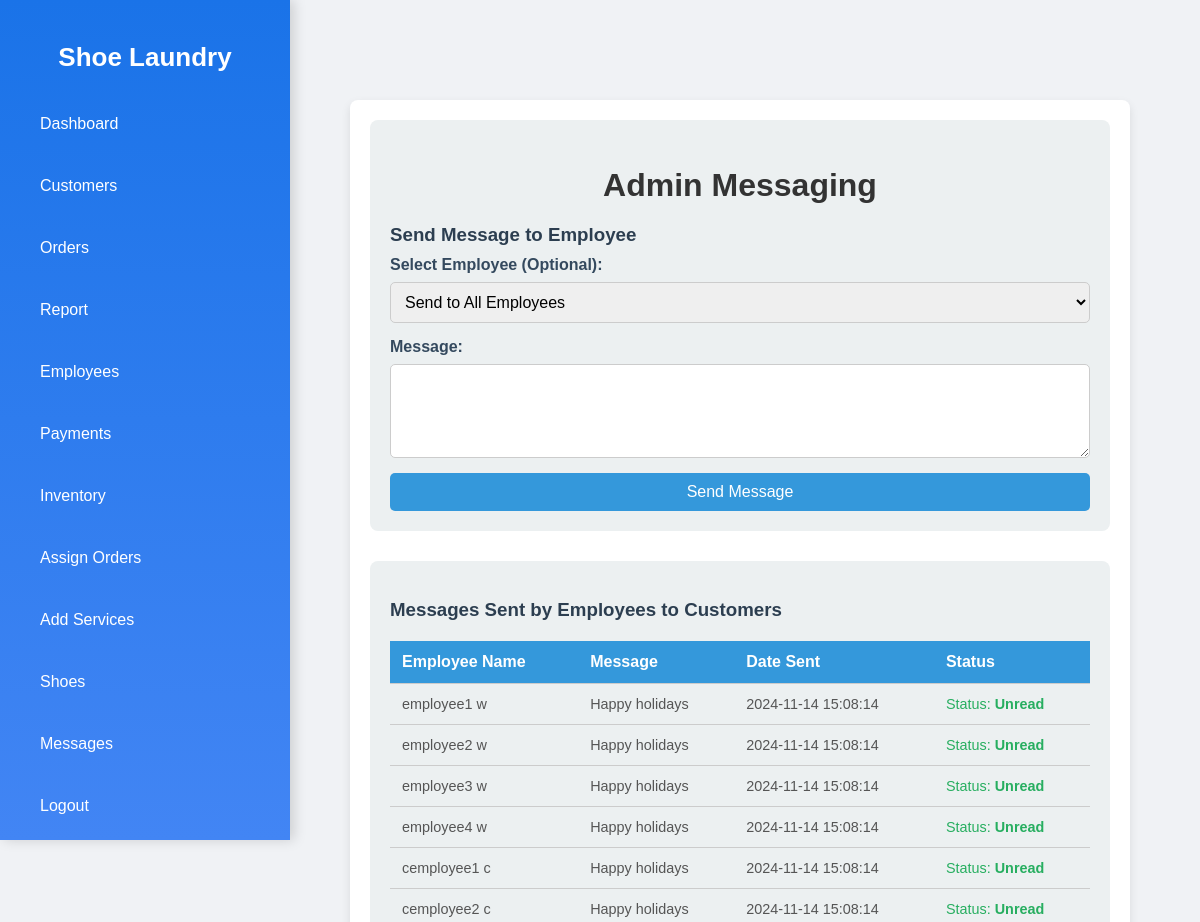
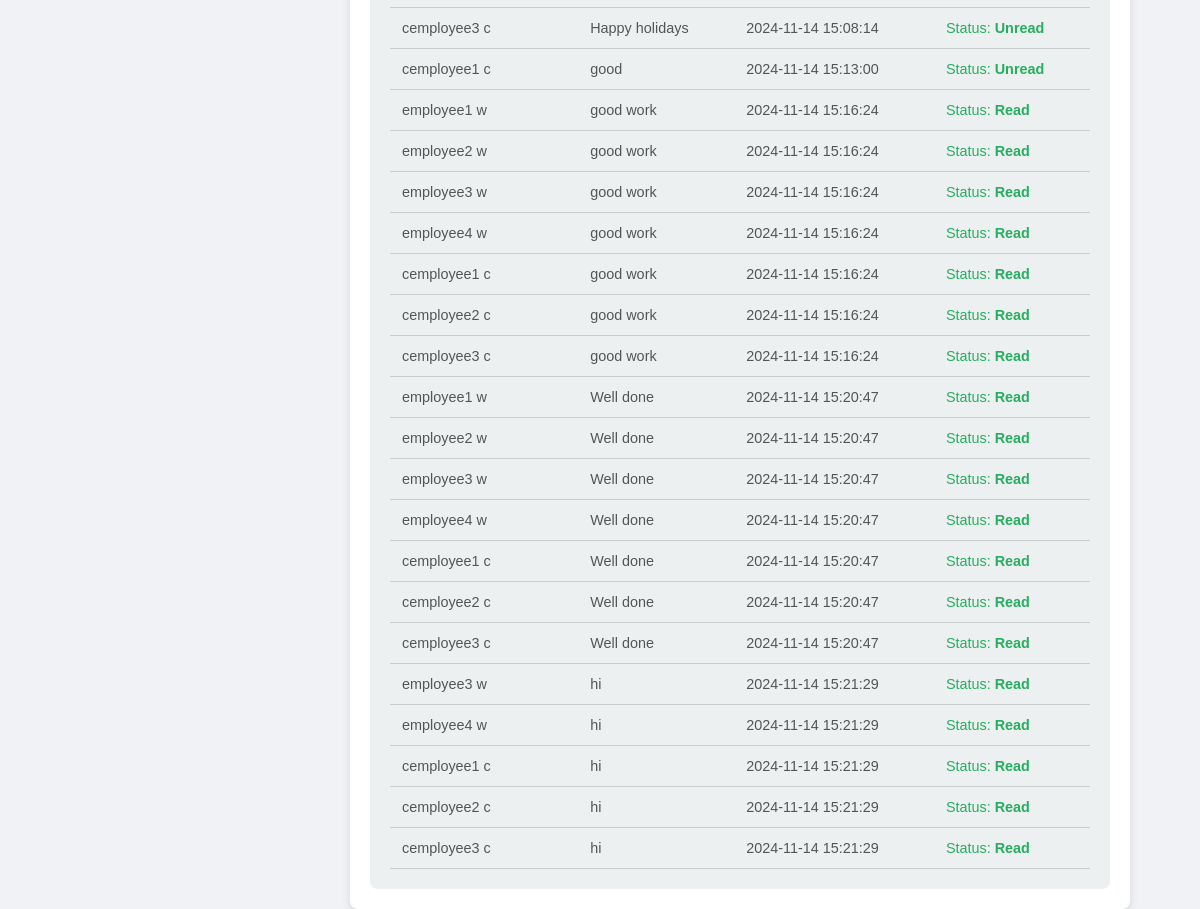
/message.php, run on the app's committed database (2 pictures, top to bottom).
### tables this page shows
CREATE TABLE `messages` (
  `id` int(11) NOT NULL,
  `employee_id` int(11) NOT NULL,
  `message` text NOT NULL,
  `status` int(11) NOT NULL,
  `date_sent` timestamp NOT NULL DEFAULT current_timestamp() ON UPDATE current_timestamp(),
  `recipient` enum('individual','all') NOT NULL DEFAULT 'individual'
);

CREATE TABLE `employees` (
  `employee_id` int(11) NOT NULL,
  `username` varchar(50) NOT NULL,
  `password` varchar(255) NOT NULL,
  `fname` varchar(100) NOT NULL,
  `lname` varchar(50) DEFAULT NULL,
  `phone` varchar(11) DEFAULT NULL,
  `status` enum('active','inactive') DEFAULT 'active',
  `department` varchar(50) DEFAULT NULL,
  `attendance` int(11) DEFAULT 0,
  `performance_score` decimal(5,2) DEFAULT 0.00,
  `created_at` timestamp NOT NULL DEFAULT current_timestamp(),
  `updated_at` timestamp NOT NULL DEFAULT current_timestamp() ON UPDATE current_timestamp(),
  `is_available` tinyint(1) DEFAULT 1
);

### message.php (the view, shortened to what this page needs)
<?php
require('db.php');
$employee_messages = $conn->query("SELECT m.id, e.fname, e.lname, m.message, m.date_sent, m.status
    FROM messages AS m
    JOIN employees AS e ON m.employee_id = e.employee_id
    WHERE m.status = 0 OR m.status = 1");
?>
<!DOCTYPE html>
<html lang="en">
<head>
    <link rel="stylesheet" href="msg.css">
</head>
<body>
         <div class="sidebar">
        <h2>Shoe Laundry</h2>
        <ul>
        <li><a href="dashboard.php" class="<?= $current_page == 'dashboard.php' ? 'active' : '' ?>">Dashboard</a></li>
        <li><a href="customers.php" class="<?= $current_page == 'customers.php' ? 'active' : '' ?>">Customers</a></li>
        <li><a href="admin_orders.php" class="<?= $current_page == 'admin_orders.php' ? 'active' : '' ?>">Orders</a></li>
        <li><a href="report.php" class="<?= $current_page == 'report.php' ? 'active' : '' ?>">Report</a></li>
        <li><a href="employees.php" class="<?= $current_page == 'employees.php' ? 'active' : '' ?>">Employees</a></li>
        <li><a href="payments.php" class="<?= $current_page == 'payments.php' ? 'active' : '' ?>">Payments</a></li>
        <li><a href="admin_inventory.php" class="<?= $current_page == 'admin_inventory.php' ? 'active' : '' ?>">Inventory</a></li>
        <li><a href="assign_orders.php" class="<?= $current_page == 'assign_orders.php' ? 'active' : '' ?>">Assign Orders</a></li>
        <li><a href="add_services.php" class="<?= $current_page == 'add_services.php' ? 'active' : '' ?>">Add Services</a></li>
        <li><a href="shoe.php" class="<?= $current_page == 'shoe.php' ? 'active' : '' ?>">Shoes</a></li>
        <li><a href="message.php" class="<?= $current_page == 'message.php' ? 'active' : '' ?>">Messages</a></li>
        <li><a href="logout.php">Logout</a></li>
        </ul>
    </div>
<div class="container">
    <section class="send-message">
    <header>
    <h2>Admin Messaging</h2>
    </header>
        <h3>Send Message to Employee</h3>
        <form method="POST">
            <label for="employee_id">Select Employee (Optional):</label>
            <select name="employee_id" id="employee_id">
                <option value="">Send to All Employees</option>
            </select>
            <label for="message">Message:</label>
            <textarea name="message" id="message" rows="4" required></textarea>
            <button type="submit" name="send_message">Send Message</button>
        </form>
    </section>
    <section class="view-messages">
        <h3>Messages Sent by Employees to Customers</h3>
        <table>
            <tr>
                <th>Employee Name</th>
                <th>Message</th>
                <th>Date Sent</th>
                <th>Status</th>
            </tr>
            <?php while ($row = $employee_messages->fetch_assoc()): ?>
                <tr>
                    <td><?php echo $row['fname'] . ' ' . $row['lname']; ?></td>
                    <td><?php echo htmlspecialchars($row['message']); ?></td>
                    <td><?php echo $row['date_sent']; ?></td>
                    <td><?php echo $row['status'] ? 'Read' : 'Unread'; ?></td>
                </tr>
            <?php endwhile; ?>
        </table>
    </section>
</div>
</body>
</html>

### msg.css (style rules this page uses)
body { font-family: 'Poppins', sans-serif; background-color: #f0f2f5; margin: 0; display: flex; }
.sidebar { width: 250px; height: 100vh; background: linear-gradient(to bottom, #1a73e8, #4285f4); color: white; padding: 20px; position: fixed; box-shadow: 4px 0 12px rgba(0, 0, 0, 0.15); transition: transform 0.3s ease; overflow-y: auto; }
.sidebar h2 { text-align: center; color: #ffffff; font-weight: 700; font-size: 26px; margin-bottom: 30px; }
.sidebar ul { list-style: none; padding: 0; }
.sidebar ul li { margin: 20px 0; }
.sidebar ul li a { color: white; text-decoration: none; font-size: 16px; padding: 12px 20px; display: block; border-radius: 6px; transition: background-color 0.3s; }
.sidebar { scrollbar-color: #ffffff #1a73e8; scrollbar-width: 12px; }
.container { width: 80%; margin-left: 350px; margin-top: 100px; margin-right: 70px; background-color: #fff; padding: 20px; box-shadow: 0 4px 10px rgba(0, 0, 0, 0.1); border-radius: 8px; }
header h2 { color: #333; text-align: center; font-size: 2rem; margin-bottom: 20px; }
h3 { color: #2C3E50; margin-bottom: 10px; }
.send-message { background-color: #ecf0f1; padding: 20px; border-radius: 8px; margin-bottom: 30px; }
.send-message form { display: flex; flex-direction: column; }
.send-message label { margin-bottom: 8px; font-weight: bold; color: #34495e; }
.send-message select, .send-message textarea { padding: 10px; font-size: 1rem; margin-bottom: 15px; border: 1px solid #ccc; border-radius: 5px; transition: border-color 0.3s ease; }
.send-message button { padding: 10px 20px; background-color: #3498db; color: white; border: none; border-radius: 5px; font-size: 1rem; cursor: pointer; transition: background-color 0.3s ease; }
.view-messages { background-color: #ecf0f1; padding: 20px; border-radius: 8px; }
.view-messages table { width: 100%; border-collapse: collapse; margin-top: 20px; }
.view-messages th, .view-messages td { padding: 12px; text-align: left; border-bottom: 1px solid #ccc; }
.view-messages th { background-color: #3498db; color: white; }
.view-messages td { font-size: 0.9rem; color: #555; }
.view-messages td:nth-child(4) { text-transform: capitalize; font-weight: bold; color: #27ae60; }
.view-messages td:nth-child(4):before { content: 'Status: '; font-weight: normal; }

### data on the page
messages: employee.fname "employee1", employee.lname "w", message "Happy holidays", date_sent "2024-11-14 15:08:14", status "Unread"
messages: employee.fname "employee2", employee.lname "w", message "Happy holidays", date_sent "2024-11-14 15:08:14", status "Unread"
messages: employee.fname "employee3", employee.lname "w", message "Happy holidays", date_sent "2024-11-14 15:08:14", status "Unread"
messages: employee.fname "employee4", employee.lname "w", message "Happy holidays", date_sent "2024-11-14 15:08:14", status "Unread"
messages: employee.fname "cemployee1", employee.lname "c", message "Happy holidays", date_sent "2024-11-14 15:08:14", status "Unread"
messages: employee.fname "cemployee2", employee.lname "c", message "Happy holidays", date_sent "2024-11-14 15:08:14", status "Unread"
messages: employee.fname "cemployee3", employee.lname "c", message "Happy holidays", date_sent "2024-11-14 15:08:14", status "Unread"
messages: employee.fname "cemployee1", employee.lname "c", message "good", date_sent "2024-11-14 15:13:00", status "Unread"
messages: employee.fname "employee1", employee.lname "w", message "good work", date_sent "2024-11-14 15:16:24", status "Read"
messages: employee.fname "employee2", employee.lname "w", message "good work", date_sent "2024-11-14 15:16:24", status "Read"
messages: employee.fname "employee3", employee.lname "w", message "good work", date_sent "2024-11-14 15:16:24", status "Read"
messages: employee.fname "employee4", employee.lname "w", message "good work", date_sent "2024-11-14 15:16:24", status "Read"
messages: employee.fname "cemployee1", employee.lname "c", message "good work", date_sent "2024-11-14 15:16:24", status "Read"
messages: employee.fname "cemployee2", employee.lname "c", message "good work", date_sent "2024-11-14 15:16:24", status "Read"
messages: employee.fname "cemployee3", employee.lname "c", message "good work", date_sent "2024-11-14 15:16:24", status "Read"
messages: employee.fname "employee1", employee.lname "w", message "Well done", date_sent "2024-11-14 15:20:47", status "Read"
messages: employee.fname "employee2", employee.lname "w", message "Well done", date_sent "2024-11-14 15:20:47", status "Read"
messages: employee.fname "employee3", employee.lname "w", message "Well done", date_sent "2024-11-14 15:20:47", status "Read"
messages: employee.fname "employee4", employee.lname "w", message "Well done", date_sent "2024-11-14 15:20:47", status "Read"
messages: employee.fname "cemployee1", employee.lname "c", message "Well done", date_sent "2024-11-14 15:20:47", status "Read"
messages: employee.fname "cemployee2", employee.lname "c", message "Well done", date_sent "2024-11-14 15:20:47", status "Read"
messages: employee.fname "cemployee3", employee.lname "c", message "Well done", date_sent "2024-11-14 15:20:47", status "Read"
messages: employee.fname "employee3", employee.lname "w", message "hi", date_sent "2024-11-14 15:21:29", status "Read"
messages: employee.fname "employee4", employee.lname "w", message "hi", date_sent "2024-11-14 15:21:29", status "Read"
messages: employee.fname "cemployee1", employee.lname "c", message "hi", date_sent "2024-11-14 15:21:29", status "Read"
messages: employee.fname "cemployee2", employee.lname "c", message "hi", date_sent "2024-11-14 15:21:29", status "Read"
messages: employee.fname "cemployee3", employee.lname "c", message "hi", date_sent "2024-11-14 15:21:29", status "Read"
